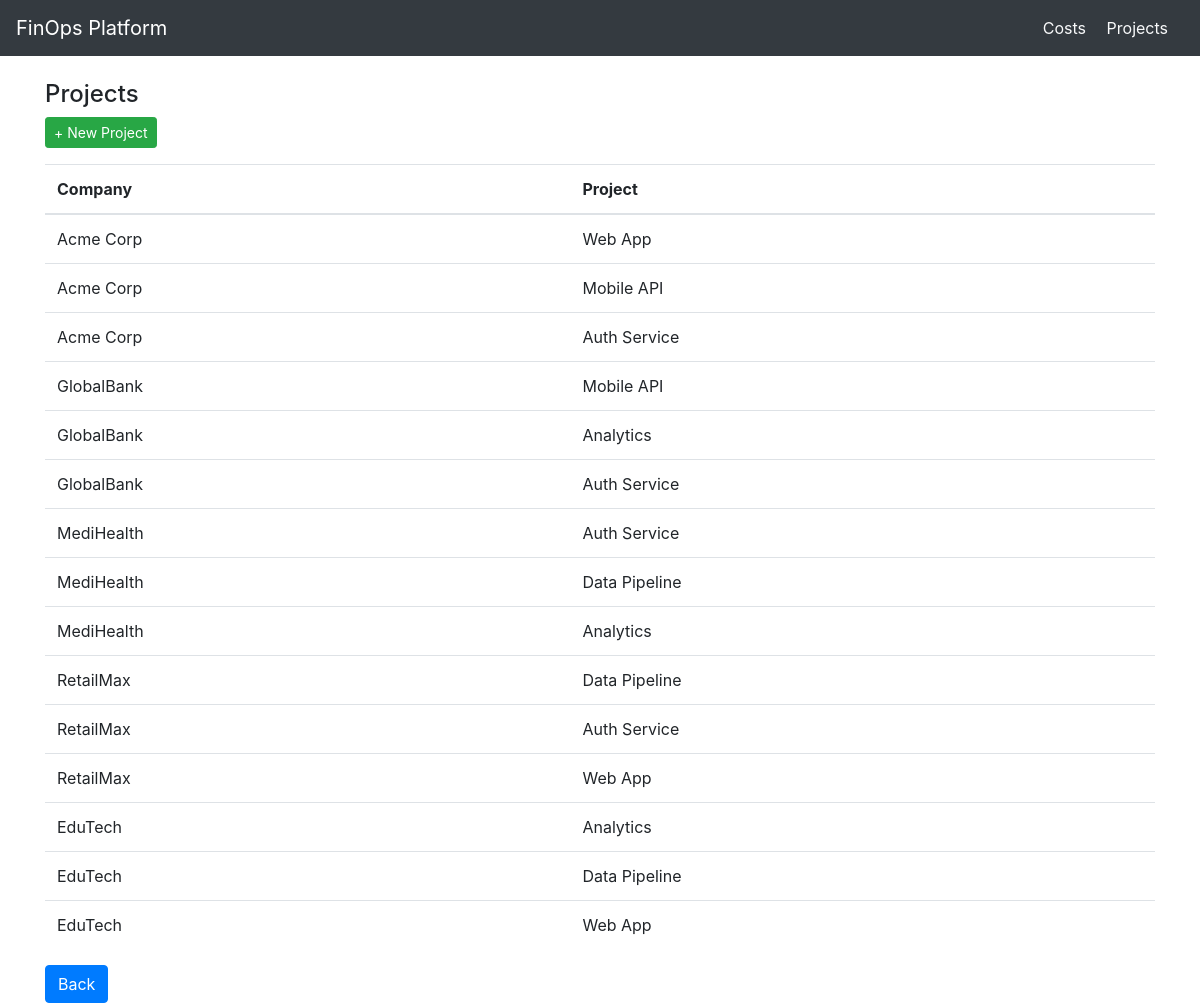
Screenshot of /variables/ with the database file from the repository.
### variables/models.py (models this page shows, shortened)
class Project(models.Model):
    name = models.CharField(max_length=200)
    company = models.CharField(max_length=200)

### variables/views.py (the view)
# urls.py: path('variables/', views.variable_list, name='variableList'),
def variable_list(request):
    projects = get_projects()
    context = {
        'variable_list': projects
    }
    return render(request, 'Variable/variables.html', context)

### variables/logic/__init__.py (called while the page is built)
def get_projects():
    return Project.objects.all()

### variables/templates/Variable/variables.html
{% extends 'base.html' %}
{% block content %}
<h4>Projects</h4>
<a href="/variablecreate/" class="btn btn-success btn-sm mb-3">+ New Project</a>
<table class="table table-hover">
    <thead>
        <tr><th>Company</th><th>Project</th></tr>
    </thead>
    <tbody>
        {% for project in variable_list %}
        <tr>
            <td>{{ project.company }}</td>
            <td>{{ project.name }}</td>
        </tr>
        {% endfor %}
    </tbody>
</table>
<a href="/" class="btn btn-primary">Back</a>
{% endblock %}

### monitoring/templates/base.html (shortened to what this page needs)
<!DOCTYPE html>
<html>
<head>
    <link rel="stylesheet" href="https://cdn.jsdelivr.net/npm/bootstrap@4.6.2/dist/css/bootstrap.min.css">
</head>
<body>
    <nav class="navbar navbar-dark bg-dark">
        <a class="navbar-brand" href="/">FinOps Platform</a>
        <div>
            <a class="text-light mr-3" href="/measurements/">Costs</a>
            <a class="text-light mr-3" href="/variables/">Projects</a>
        </div>
    </nav>
    <div class="container mt-4">
        {% block content %}{% endblock %}
    </div>
</body>
</html>

### rows the page displays
Project: company "Acme Corp", name "Web App"
Project: company "Acme Corp", name "Mobile API"
Project: company "Acme Corp", name "Auth Service"
Project: company "GlobalBank", name "Mobile API"
Project: company "GlobalBank", name "Analytics"
Project: company "GlobalBank", name "Auth Service"
Project: company "MediHealth", name "Auth Service"
Project: company "MediHealth", name "Data Pipeline"
Project: company "MediHealth", name "Analytics"
Project: company "RetailMax", name "Data Pipeline"
Project: company "RetailMax", name "Auth Service"
Project: company "RetailMax", name "Web App"
Project: company "EduTech", name "Analytics"
Project: company "EduTech", name "Data Pipeline"
Project: company "EduTech", name "Web App"
